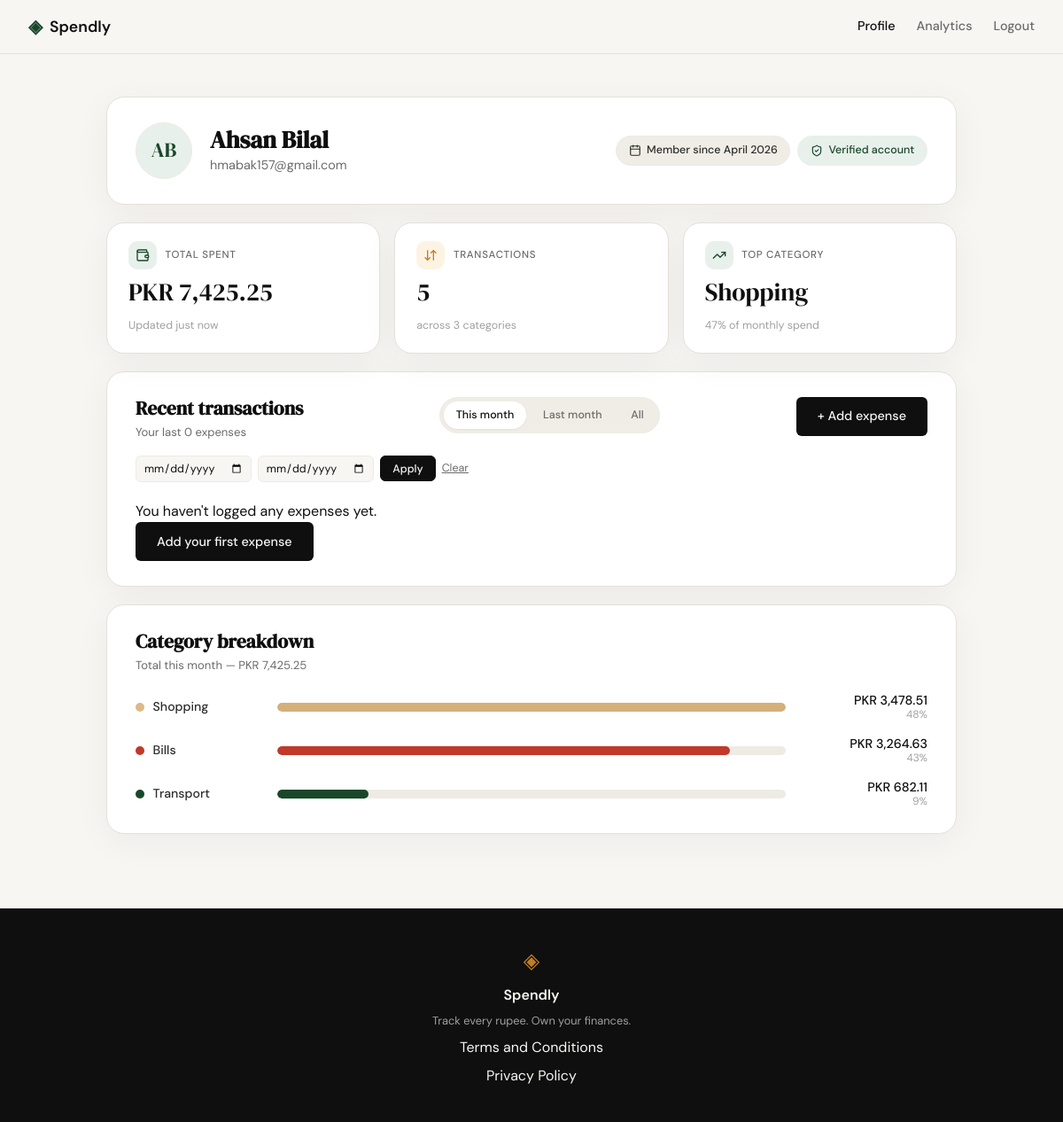
Page /profile (signed in) on the committed database.
### tables this page shows
CREATE TABLE users (
            id INTEGER PRIMARY KEY AUTOINCREMENT,
            name TEXT NOT NULL,
            email TEXT UNIQUE NOT NULL,
            password_hash TEXT NOT NULL,
            created_at TEXT DEFAULT (datetime('now'))
        );

CREATE TABLE expenses (
            id INTEGER PRIMARY KEY AUTOINCREMENT,
            user_id INTEGER NOT NULL REFERENCES users(id),
            amount REAL NOT NULL,
            category TEXT NOT NULL,
            date TEXT NOT NULL,
            description TEXT,
            created_at TEXT DEFAULT (datetime('now'))
        );

### app.py (the view)
@app.route("/profile")
def profile():
    if not session.get("user_id"):
        return redirect(url_for("login"))
    user = queries.get_user_by_id(session["user_id"])
    if user is None:
        session.pop("user_id", None)
        return redirect(url_for("login"))
    raw_from = request.args.get("from", "")
    raw_to = request.args.get("to", "")
    has_from_key = "from" in request.args
    has_to_key = "to" in request.args
    if has_from_key and has_to_key and not raw_from and not raw_to:
        preserved_range = request.args.get("range")
        if preserved_range in queries.TX_RANGES:
            return redirect(url_for("profile", range=preserved_range))
        return redirect(url_for("profile"))
    filter_error = None
    date_from = None
    date_to = None
    parsed_from = None
    parsed_to = None
    if raw_from:
        try:
            parsed_from = datetime.strptime(raw_from, "%Y-%m-%d")
        except ValueError:
            filter_error = "Please enter dates as YYYY-MM-DD."
    if raw_to and filter_error is None:
        try:
            parsed_to = datetime.strptime(raw_to, "%Y-%m-%d")
        except ValueError:
            filter_error = "Please enter dates as YYYY-MM-DD."
    if filter_error is None and parsed_from and parsed_to and parsed_from > parsed_to:
        filter_error = "Start date must be on or before end date."
    if filter_error is None:
        date_from = raw_from if parsed_from else None
        date_to = raw_to if parsed_to else None
    tx_range = request.args.get("range", "this_month")
    if tx_range not in queries.TX_RANGES:
        tx_range = "this_month"
    if bool(date_from) or bool(date_to):
        assert "custom" not in queries.TX_RANGES, \
            "TX_RANGES must not contain 'custom' — it's reserved for the date filter sentinel"
        tx_range = "custom"
    user_id = session["user_id"]
    stats = queries.get_summary_stats(user_id)
    expenses = queries.get_recent_transactions(
        user_id,
        limit=10,
        period=tx_range,
        date_from=date_from,
        date_to=date_to,
    )
    breakdown = queries.get_category_breakdown(user_id)
    breakdown_max_pct = max((b["pct"] for b in breakdown), default=1)
    initials = "".join(part[0] for part in user["name"].split()[:2]).upper() or "?"
    return render_template(
        "profile.html",
        user=user,
        initials=initials,
        member_since=user["member_since"],
        stats=stats,
        expenses=expenses,
        breakdown=breakdown,
        breakdown_max_pct=breakdown_max_pct,
        tx_range=tx_range,
        date_from=date_from or "",
        date_to=date_to or "",
        filter_error=filter_error,
    )

### database/db.py (called while the page is built)
def get_db():
    conn = sqlite3.connect(DB_PATH)
    conn.row_factory = sqlite3.Row
    conn.execute("PRAGMA foreign_keys = ON")
    return conn

### database/queries.py (called while the page is built)
def get_user_by_id(user_id):
    conn = get_db()
    try:
        row = conn.execute(
            "SELECT id, name, email, created_at FROM users WHERE id = ?",
            (user_id,),
        ).fetchone()
    finally:
        conn.close()
    if row is None:
        return None
    member_since = "—"
    created_at = row["created_at"]
    if created_at:
        try:
            dt = datetime.strptime(created_at, "%Y-%m-%d %H:%M:%S")
            member_since = f"{dt:%B %Y}"
        except ValueError:
            member_since = "—"
    return {
        "id": row["id"],
        "name": row["name"],
        "email": row["email"],
        "member_since": member_since,
    }

def get_summary_stats(user_id):
    conn = get_db()
    try:
        totals = conn.execute(
            "SELECT COALESCE(SUM(amount), 0) AS total, COUNT(*) AS count "
            "FROM expenses WHERE user_id = ?",
            (user_id,),
        ).fetchone()
        top_row = conn.execute(
            "SELECT category, SUM(amount) AS cat_total FROM expenses "
            "WHERE user_id = ? GROUP BY category ORDER BY cat_total DESC LIMIT 1",
            (user_id,),
        ).fetchone()
    finally:
        conn.close()
    total_spent = float(totals["total"]) if totals is not None else 0.0
    transaction_count = int(totals["count"]) if totals is not None else 0
    top_category = top_row["category"] if top_row is not None else "—"
    return {
        "total_spent": total_spent,
        "transaction_count": transaction_count,
        "top_category": top_category,
    }

### templates/profile.html (shortened to what this page needs)
{% extends "base.html" %}
{% set bd_total = breakdown|sum(attribute='amount') %}
{% set cat_icon = {
    'Food': 'utensils',
    'Transport': 'car-front',
    'Bills': 'receipt',
    'Health': 'heart-pulse',
    'Entertainment': 'film',
    'Shopping': 'shopping-bag',
    'Other': 'tag'
} %}
{% block content %}
<section class="profile-section">
    <div class="profile-container">
        <article class="profile-hero">
            <div class="profile-hero-main">
                <div class="profile-hero-avatar">{{ initials }}</div>
                <div class="profile-hero-id">
                    <h1 class="profile-hero-name">{{ user.name }}</h1>
                    <p class="profile-hero-email">{{ user.email }}</p>
                </div>
            </div>
            <div class="profile-hero-meta">
                <span class="profile-hero-pill">
                    <i data-lucide="calendar"></i>
                    Member since {{ member_since }}
                </span>
                <span class="profile-hero-pill profile-hero-pill-success">
                    <i data-lucide="shield-check"></i>
                    Verified account
                </span>
            </div>
        </article>
        <div class="stats-grid">
            <div class="stat-card">
                <div class="stat-head">
                    <span class="stat-icon stat-icon-accent"><i data-lucide="wallet"></i></span>
                    <span class="stat-label">Total spent</span>
                </div>
                <span class="stat-value">PKR {{ "{:,.2f}".format(stats.total_spent) }}</span>
                <div class="stat-foot">
                    <span class="stat-foot-text">Updated just now</span>
                </div>
            </div>
            <div class="stat-card">
                <div class="stat-head">
                    <span class="stat-icon stat-icon-amber"><i data-lucide="arrow-down-up"></i></span>
                    <span class="stat-label">Transactions</span>
                </div>
                <span class="stat-value">{{ stats.transaction_count }}</span>
                <div class="stat-foot">
                    <span class="stat-foot-text">across {{ breakdown|length }} categor{{ 'y' if breakdown|length == 1 else 'ies' }}</span>
                </div>
            </div>
            <div class="stat-card">
                <div class="stat-head">
                    <span class="stat-icon stat-icon-accent"><i data-lucide="trending-up"></i></span>
                    <span class="stat-label">Top category</span>
                </div>
                <span class="stat-value">{{ stats.top_category }}</span>
                <div class="stat-foot">
                    {% if breakdown and bd_total > 0 %}
                        {% set top_amt = (breakdown|selectattr('name','equalto',stats.top_category)|map(attribute='amount')|first) or 0 %}
                        <span class="stat-foot-text">{{ ((top_amt / bd_total) * 100)|round(0)|int }}% of monthly spend</span>
                    {% else %}
                        <span class="stat-foot-text">No spend yet</span>
                    {% endif %}
                </div>
            </div>
        </div>
        <section class="profile-panel">
            <header class="panel-header">
                <div class="panel-title-wrap">
                    <h2 class="panel-title">Recent transactions</h2>
                    <p class="panel-sub">Your last {{ expenses|length }} expense{{ '' if expenses|length == 1 else 's' }}</p>
                </div>
                <div class="panel-tools">
                    <a class="filter-pill{% if tx_range == 'this_month' %} is-active{% endif %}"
                       href="{{ url_for('profile', range='this_month') }}">This month</a>
                    <a class="filter-pill{% if tx_range == 'last_month' %} is-active{% endif %}"
                       href="{{ url_for('profile', range='last_month') }}">Last month</a>
                    <a class="filter-pill{% if tx_range == 'all' %} is-active{% endif %}"
                       href="{{ url_for('profile', range='all') }}">All</a>
                </div>
                <a class="btn-primary" href="{{ url_for('add_expense') }}">+ Add expense</a>
                <form method="get" action="{{ url_for('profile') }}" class="filter-form">
                    <input type="date" class="filter-date" name="from" value="{{ date_from }}" aria-label="From">
                    <input type="date" class="filter-date" name="to" value="{{ date_to }}" aria-label="To">
                    <button type="submit" class="filter-apply">Apply</button>
                    <a class="filter-clear" href="{{ url_for('profile') }}">Clear</a>
                </form>
            </header>
            {% if expenses %}
            <div class="tx-table-wrap">
                <table class="tx-table">
                    <thead>
                        <tr>
                            <th>Date</th>
                            <th>Description</th>
                            <th>Category</th>
                            <th class="tx-amount">Amount</th>
                            <th class="tx-actions"><span class="sr-only">Actions</span></th>
                        </tr>
                    </thead>
                    <tbody>
                        {% for e in expenses %}
                        <tr>
                            <td class="tx-date">{{ e.date }}</td>
                            <td>
                                <div class="tx-desc">
                                    <span class="tx-desc-icon cat-{{ e.category|lower }}">
                                        <i data-lucide="{{ cat_icon.get(e.category, 'tag') }}"></i>
                                    </span>
                                    <span class="tx-desc-text">{{ e.description }}</span>
                                </div>
                            </td>
                            <td><span class="tx-pill cat-{{ e.category|lower }}">{{ e.category }}</span></td>
                            <td class="tx-amount">PKR {{ "{:,.2f}".format(e.amount) }}</td>
                            <td class="tx-actions">
                                <div class="tx-action-group">
                                    <a class="tx-edit" href="{{ url_for('edit_expense', id=e.id) }}" aria-label="Edit expense">
                                        <i data-lucide="pencil"></i>
                                    </a>
                                    <form method="POST" action="{{ url_for('delete_expense', id=e.id) }}"
                                          onsubmit="return confirm('Delete this expense?');">
                                        <button type="submit" class="tx-delete" aria-label="Delete expense">
                                            <i data-lucide="trash-2"></i>
                                        </button>
                                    </form>
                                </div>
                            </td>
                        </tr>
                        {% endfor %}
                    </tbody>
                </table>
            </div>
            {% else %}
            <div class="tx-empty">
                <p>You haven't logged any expenses yet.</p>
                <a class="btn-primary" href="{{ url_for('add_expense') }}">Add your first expense</a>
            </div>
            {% endif %}
        </section>
        <section class="profile-panel">
            <header class="panel-header">
                <div class="panel-title-wrap">
                    <h2 class="panel-title">Category breakdown</h2>
                    <p class="panel-sub">Total this month — PKR {{ "{:,.2f}".format(bd_total) }}</p>
                </div>
            </header>
            {% if breakdown %}
            <div class="bd-list">
                {% for b in breakdown %}
                <div class="bd-row">
                    <div class="bd-cat">
                        <span class="bd-cat-dot bar-{{ b.name|lower }}"></span>
                        <span class="bd-cat-name">{{ b.name }}</span>
                    </div>
                    <div class="bd-track">
                        <div class="bd-fill bar-{{ b.name|lower }}"
                             style="width: {{ ((b.pct / breakdown_max_pct) * 100)|round(0, 'floor') }}%;"></div>
                    </div>
                    <div class="bd-meta">
                        <span class="bd-amount">PKR {{ "{:,.2f}".format(b.amount) }}</span>
                        <span class="bd-pct">{{ b.pct }}%</span>
                    </div>
                </div>
                {% endfor %}
            </div>
            {% else %}
            <p class="bd-empty">Log some expenses to see your category breakdown.</p>
            {% endif %}
        </section>
    </div>
</section>
{% endblock %}

### templates/base.html (shortened to what this page needs)
<!DOCTYPE html>
<html lang="en">
<head>
    <link rel="stylesheet" href="{{ url_for('static', filename='css/style.css') }}">
</head>
<body>
    <nav class="navbar">
        <div class="nav-inner">
            <a href="{{ url_for('landing') }}" class="nav-brand">
                <span class="brand-icon">◈</span>
                <span class="brand-name">Spendly</span>
            </a>
            <div class="nav-links">
                {% if session.user_id %}
                    <a href="{{ url_for('profile') }}"
                       class="{% if request.endpoint == 'profile' %}is-active{% endif %}">Profile</a>
                    <a href="{{ url_for('analytics') }}"
                       class="{% if request.endpoint == 'analytics' %}is-active{% endif %}">Analytics</a>
                    <a href="{{ url_for('logout') }}">Logout</a>
                {% else %}
                    <a href="{{ url_for('login') }}">Sign in</a>
                    <a href="{{ url_for('register') }}" class="nav-cta">Get started</a>
                {% endif %}
            </div>
        </div>
    </nav>
    <main class="main-content">
        {% block content %}{% endblock %}
    </main>
    <footer class="footer">
        <div class="footer-inner">
            <span class="brand-icon">◈</span>
            <span class="footer-name">Spendly</span>
            <p class="footer-copy">Track every rupee. Own your finances.</p>
            <a href="/terms">Terms and Conditions</a>
            <a href="/privacy">Privacy Policy</a>
        </div>
    </footer>
</body>
</html>

### rows in the picture
users: name "Ahsan Bilal", email "hmabak157@gmail.com"
expenses: top_category "Shopping", name "Shopping", {{ ((b.pct / breakdown_max_pct) * 100)|round(0, 'floor') }} 100.0 (drawn), amount "3,478.51", pct "48"

### other values in the picture
{{ initials }} "AB"
{{ member_since }} "April 2026"
{{ "{:,.2f}".format(stats.total_spent) }} "7,425.25"
{{ stats.transaction_count }} "5"
{{ breakdown|length }} "3"
{{ 'y' if breakdown|length == 1 else 'ies' }} "ies"
{{ ((top_amt / bd_total) * 100)|round(0)|int }} "47"
{{ expenses|length }} "0"
{{ '' if expenses|length == 1 else 's' }} "s"
{{ "{:,.2f}".format(bd_total) }} "7,425.25"
{{ b.name }} "Bills" "Transport"
{{ "{:,.2f}".format(b.amount) }} "3,264.63" "682.11"
{{ b.pct }} "43" "9"
